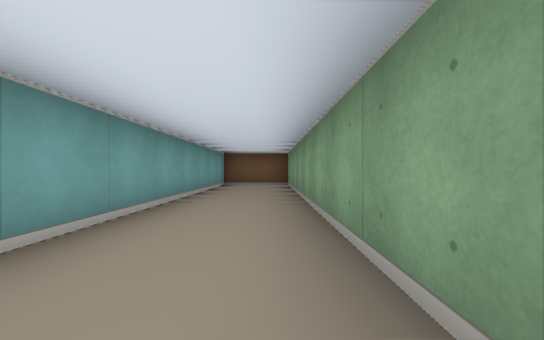
view 1 (above)

22 first-person views from a walk through a cub3D level. The camera is about half as high as the walls, looks level and sees 90° across. The floor is counted in squares. Each view is taken from the middle of a square. On the plan, view 1 faces up. The plan holds only what a view shows up to about 9 squares ahead; the rest is blank.

view 2
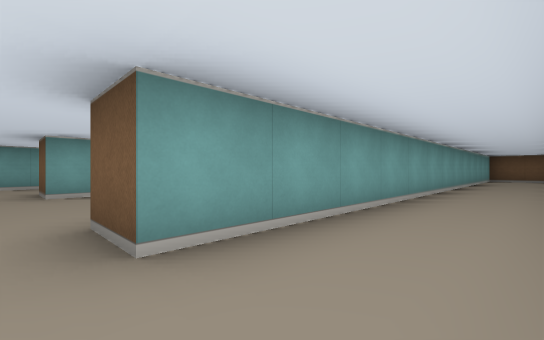

view 3
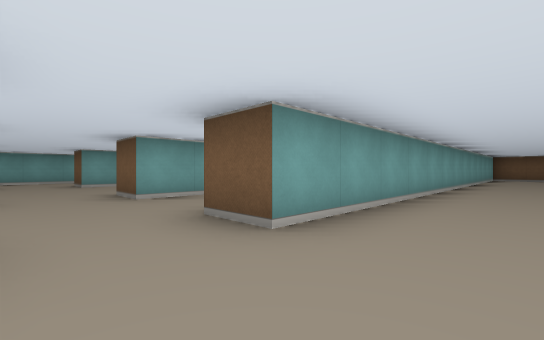

view 4
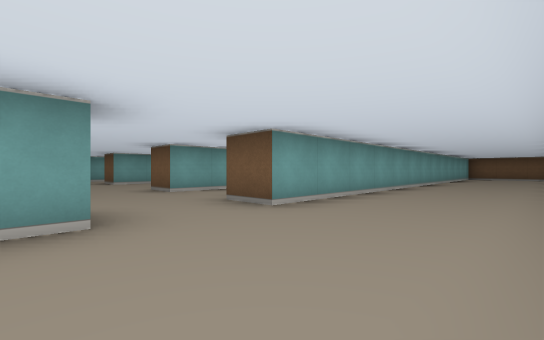

view 5
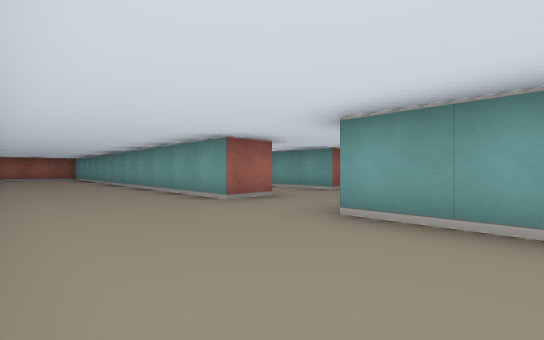

view 6
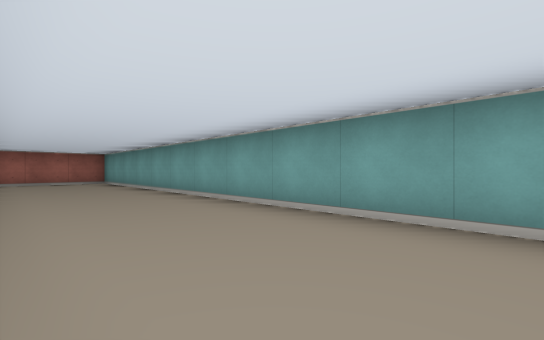

view 7
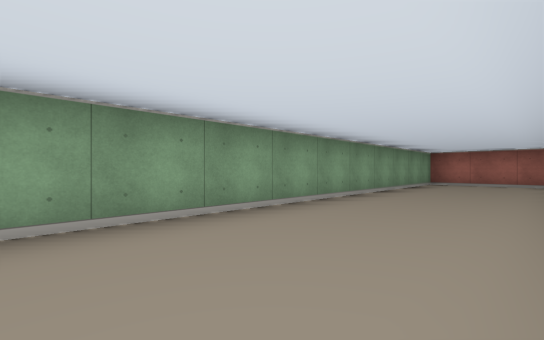

view 8
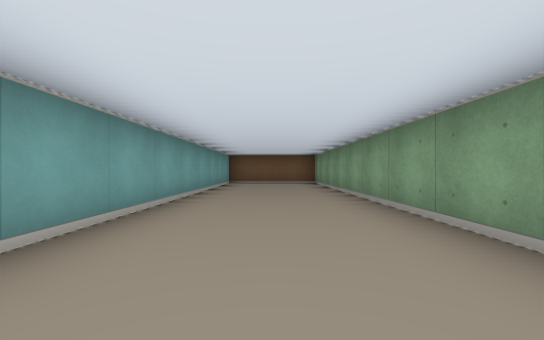

view 9
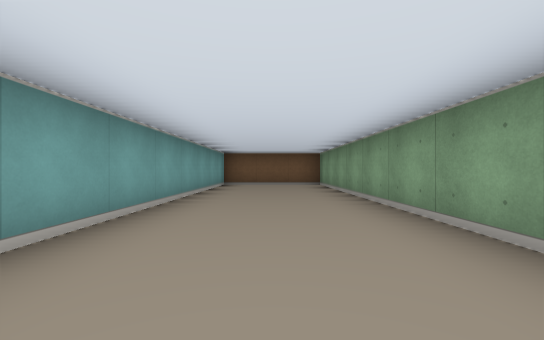

view 10
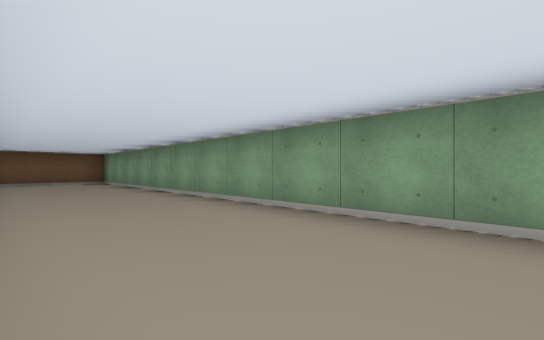

view 11
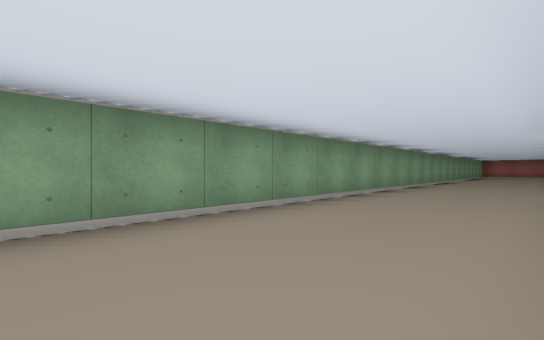

view 12
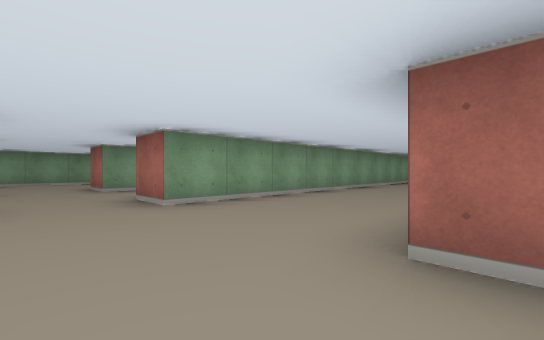

view 13
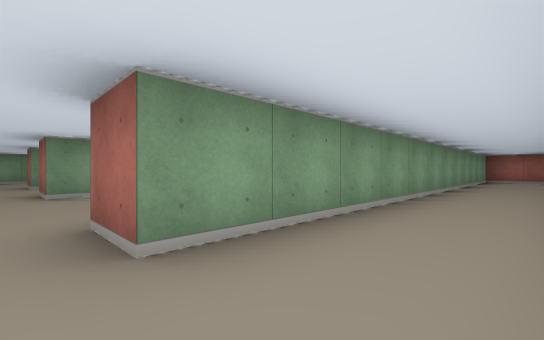

view 14
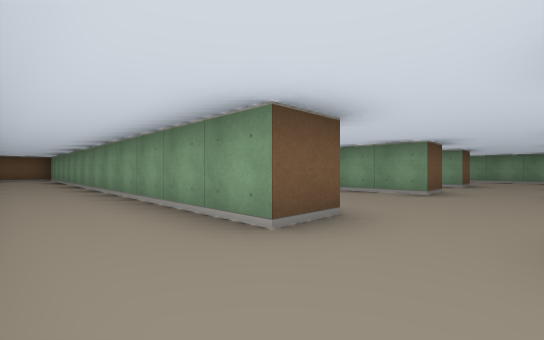

view 15
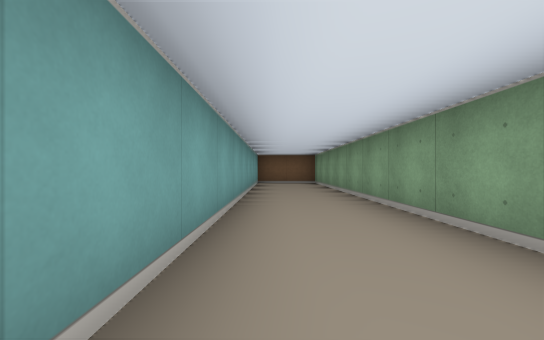

view 16
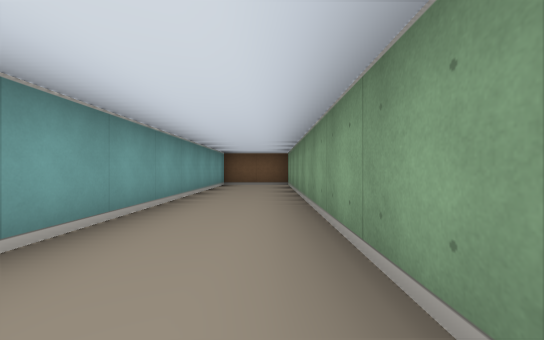

view 17
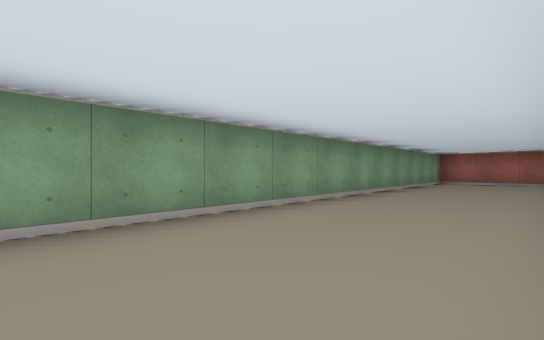

view 18
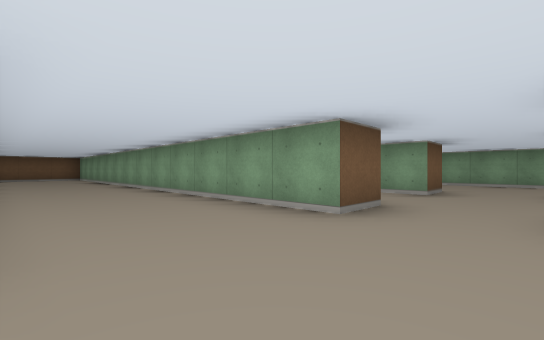

view 19
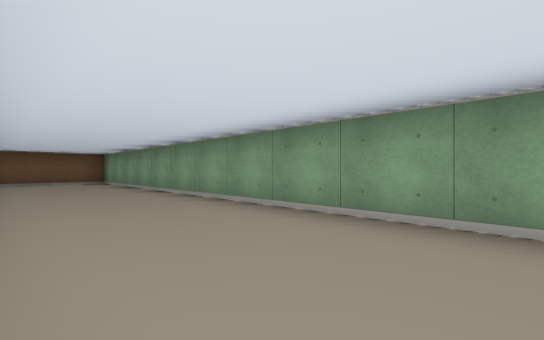

view 20
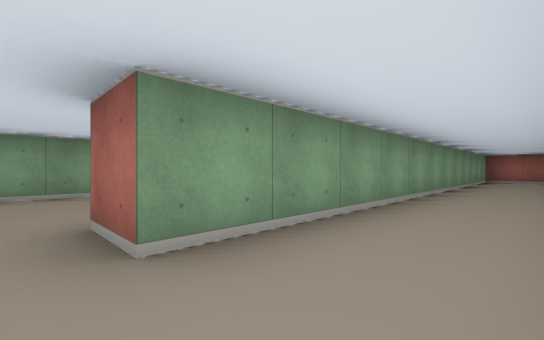

view 21
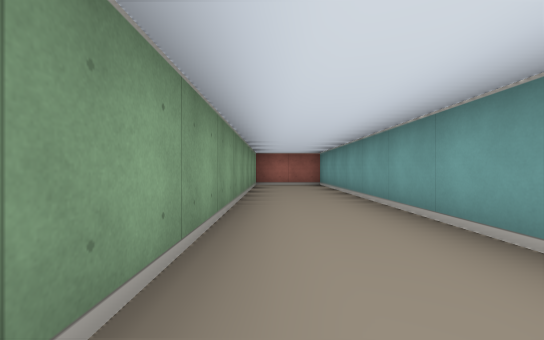

view 22
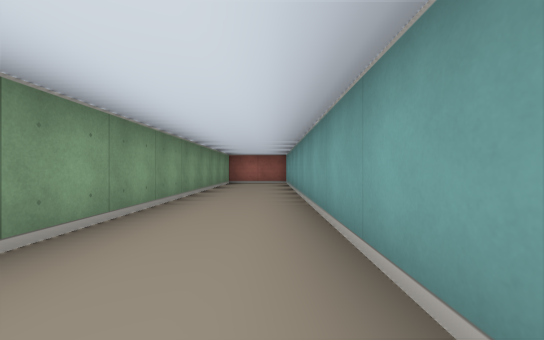

### Floor plan
Ten units are one square. View 1 is at (0, 0); x grows to the right and y downward. Boxes are objects, and circles mark ways between rooms. Rooms are numbered by the first view taken in them; rooms with no view inside come last. Other rooms are left out.
<svg viewBox="-90 -90 140 280">
<path fill="none" stroke="#000" d="M15 45 5 45 5 36M-15 65 -15 85M5 -5 5 -85 -15 -85 -15 45M5 171 5 65 15 65M15 65 15 182M18 185 45 185 45 -85 15 -85 15 45M-55 45 -65 45 -65 -85 -85 -85 -85 5M-85 42 -85 60M-85 95 -85 185 -65 185M-65 181 -65 65 -55 65M-55 36 -55 45M-15 45 -25 45 -25 -82M-25 181 -25 65 -15 65M-50 185 -28 185M-28 -85 -50 -85"/>
<circle cx="10" cy="55" r="3" fill="#2a7"/>
<circle cx="-20" cy="55" r="3" fill="#2a7"/>
<circle cx="-60" cy="55" r="3" fill="#2a7"/>
<text x="0" y="50">1</text>
<text x="30" y="50">2</text>
<text x="-70" y="50">3</text>
<text x="-40" y="50">4</text>
</svg>
Room 1 opens to room 2. Room 1 opens to room 4. Room 3 opens to room 4.

Where each view was taken, in squares from view 1:
view 1: 0 up, 0 right, facing up
view 2: 5 down, 0 right, facing up-left
view 3: 6 down, 3 right, facing up-left
view 4: 7 down, 4 right, facing up-left
view 5: 3 down, 4 right, facing down-left
view 6: 8 down, 4 right, facing down-left
view 7: 9 down, 2 right, facing down-right
view 8: 1 down, 3 right, facing up
view 9: 0 up, 3 right, facing up
view 10: 2 down, 2 right, facing up-right
view 11: 1 up, 2 right, facing down-right
view 12: 5 down, 6 left, facing down-right
view 13: 6 down, 8 left, facing down-right
view 14: 6 down, 8 left, facing up-right
view 15: 1 down, 8 left, facing up
view 16: 0 up, 7 left, facing up
view 17: 8 down, 5 left, facing down-right
view 18: 6 down, 5 left, facing up-right
view 19: 2 down, 5 left, facing up-right
view 20: 6 down, 1 left, facing down-right
view 21: 10 down, 7 left, facing down
view 22: 9 down, 8 left, facing down
